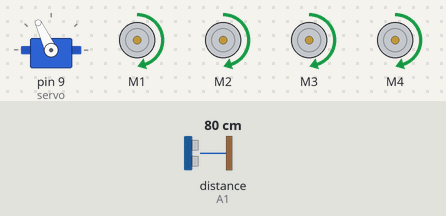
Bench run of a sketch on a simulated Arduino Uno, built with avr-gcc and run on an emulated ATmega328P. Parts: servo, 4 × DC motor (green arrow = forward, orange = backward, longer = faster). The test bench sets the inputs (shaded band); at power-on: distance to the obstacle (sensor on A1) 80 cm. The echo pulse lasts 58.3 µs per cm.

Above: at 3.5 s.
3.6 s: distance to the obstacle (sensor on A1) set to 32 cm
5.1 s: distance to the obstacle (sensor on A1) set to 28 cm
At 7.0 s:
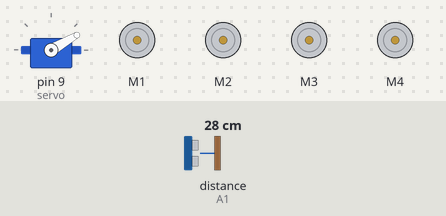
At 8.8 s:
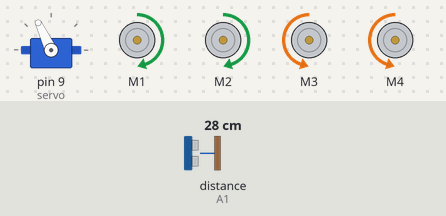
11.1 s: distance to the obstacle (sensor on A1) set to 35 cm
14.1 s: distance to the obstacle (sensor on A1) set to 2 cm
At 16.9 s:
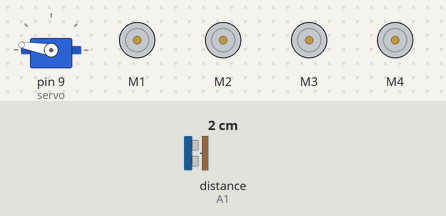
Timing chart, 0 to 18.1 s (numbered marks = the images above; inputs shaded):
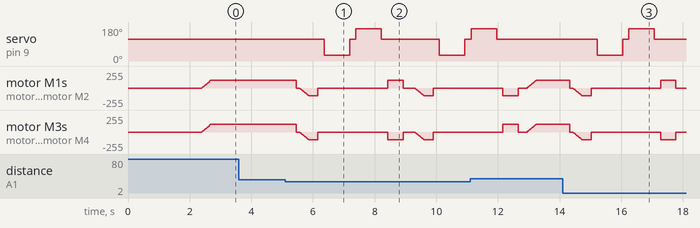

Measured:
- the behaviour switches between 31 and 30 cm on distance to the obstacle (sensor on A1) (found by bisection; images 0 and 1)
- after the input at 3.6 s, every drawn part: stays the same
- after the input at 14.1 s, servo on pin 9 (servo): 115° → 30° after 1.1 s, → 115° 0.82 s later, → 170° 0.20 s later, → 115° 0.82 s later; motor M3, motor M4: ramps from stopped to backward 118/255 and jumps back, once every 2.7 s

The sketch:

PID_Controlled_Robot.ino
```cpp
#include <AFMotor.h>
#include <NewPing.h>
#include <Servo.h>
#include <PID_v1.h>  // Include the PID library

// Define the Trig and the Echo pins
#define TRIG_PIN A0
#define ECHO_PIN A1

#define MAX_DISTANCE 200
#define MAX_SPEED 120 // sets speed of DC motors
#define MAX_SPEED_OFFSET 20

NewPing sonar(TRIG_PIN, ECHO_PIN, MAX_DISTANCE); // The NewPing library takes in the trig and the echo pins and also the maximum distance

AF_DCMotor motor1(1, MOTOR12_1KHZ);
AF_DCMotor motor2(2, MOTOR12_1KHZ);
AF_DCMotor motor3(3, MOTOR34_1KHZ);
AF_DCMotor motor4(4, MOTOR34_1KHZ);
Servo servo;

boolean goesForward = false;
int distance = 100;
int speedSet = 0;

// PID constants
double Kp = 2.0;  // Proportional gain 2
double Ki = 5.0;  // Integral gain 5
double Kd = 1.0;  // Derivative gain 1


int integralTerm = 0;  // Integral term to store accumulated error
int prevError = 0;     // Previous error to calculate derivative
int maxIntegral = 100; // Maximum allowed value for the integral term (to avoid windup)

// PID variables
double setpoint = 30;  // Desired distance from the obstacle (in cm)
double input = 0;      // Current distance from the obstacle
double output = 0;     // PID output for adjusting speed

// Create the PID object
PID pid(&input, &output, &setpoint, Kp, Ki, Kd, DIRECT);  // Use the defined Kp, Ki, Kd values

void setup() {
  servo.attach(9);
  servo.write(115);
  delay(2000);

  distance = readPing();  // Initial distance reading
  delay(100);

  // Initialize PID
  pid.SetMode(AUTOMATIC);  // Set PID to automatic mode
  pid.SetOutputLimits(-MAX_SPEED, MAX_SPEED);  // Set limits for PID output (speed range)
  pid.SetSampleTime(50);  // Update PID every 50ms
}

void loop() {
  int distanceR = 0;
  int distanceL =  0;
  delay(40);

  int error = distance - distance; // Calculate the error (desired target distance)

  // Anti-Windup: Prevent the integral term from exceeding limits
  integralTerm += error;  // Accumulate the error

  if (integralTerm > maxIntegral) integralTerm = maxIntegral;   // Limit the integral term
  if (integralTerm < -maxIntegral) integralTerm = -maxIntegral; // Limit the integral term

  int derivativeTerm = error - prevError;  // Calculate the derivative term
  prevError = error;  // Update the previous error for the next iteration

  // PID output calculation
  int pidOutput = Kp * error + Ki * integralTerm + Kd * derivativeTerm;

  // Apply the PID output to control the robot (this could control speed, direction, etc.)
  if (distance <= 30) {
    Stop(); // stop the car
    delay(100);
    moveBackward();
    delay(300);
    Stop();
    delay(200);
    distanceR = lookRight();
    delay(200);
    distanceL = lookLeft();
    delay(200);

    if (distanceR >= distanceL) {
      turnRight();
      Stop();
    } else {
      turnLeft();
      Stop();
    }
  } else {
    moveForward();
  }

  distance = readPing(); // Update the distance reading
}


int lookRight() {
    servo.write(30);
    delay(500);
    int distance = readPing();
    delay(100);
    servo.write(115);
    return distance;
}

int lookLeft() {
    servo.write(170);
    delay(500);
    int distance = readPing();
    delay(100);
    servo.write(115);
    return distance;
}

// For the Ultrasonic sensor to measure the distance
int readPing() {
  delay(70);
  int cm = 0;
  for (int i = 0; i < 5; i++) {  // Take 5 readings
    cm += sonar.ping_cm();
    delay(30);
  }
  cm = cm / 5;  // Average the readings
  if(cm == 0) {
    cm = 250;
  }
  return cm;
}


// To stop the car
void Stop() {
  motor1.run(RELEASE);
  motor2.run(RELEASE);
  motor3.run(RELEASE);
  motor4.run(RELEASE);
}

// For the car to move Forward with PID control
void moveForward() {
  if (!goesForward) {
    goesForward = true;
    motor1.run(FORWARD);
    motor2.run(FORWARD);
    motor3.run(FORWARD);
    motor4.run(FORWARD);
    for (speedSet = 0; speedSet < MAX_SPEED; speedSet += 2) { // Gradual acceleration
      motor1.setSpeed(speedSet);
      motor2.setSpeed(speedSet);
      motor3.setSpeed(speedSet);
      motor4.setSpeed(speedSet);
      delay(5);
    }
  }
}

// Move backward with PID control
void moveBackward() {
    goesForward = false;
    motor1.run(BACKWARD);
    motor2.run(BACKWARD);
    motor3.run(BACKWARD);
    motor4.run(BACKWARD);
    for (speedSet = 0; speedSet < MAX_SPEED; speedSet += 2) {
      motor1.setSpeed(speedSet);
      motor2.setSpeed(speedSet);
      motor3.setSpeed(speedSet);
      motor4.setSpeed(speedSet);
      delay(5);
    }
}

// To turn right and move in right direction
void turnRight() {
  motor1.run(FORWARD);
  motor2.run(FORWARD);
  motor3.run(BACKWARD);
  motor4.run(BACKWARD);
  delay(500);
  motor1.run(FORWARD);
  motor2.run(FORWARD);
  motor3.run(FORWARD);
  motor4.run(FORWARD);
}

// To turn left and move in left direction
void turnLeft() {
  motor1.run(BACKWARD);
  motor2.run(BACKWARD);
  motor3.run(FORWARD);
  motor4.run(FORWARD);
  delay(500);
  motor1.run(FORWARD);
  motor2.run(FORWARD);
  motor3.run(FORWARD);
  motor4.run(FORWARD);
}
```
